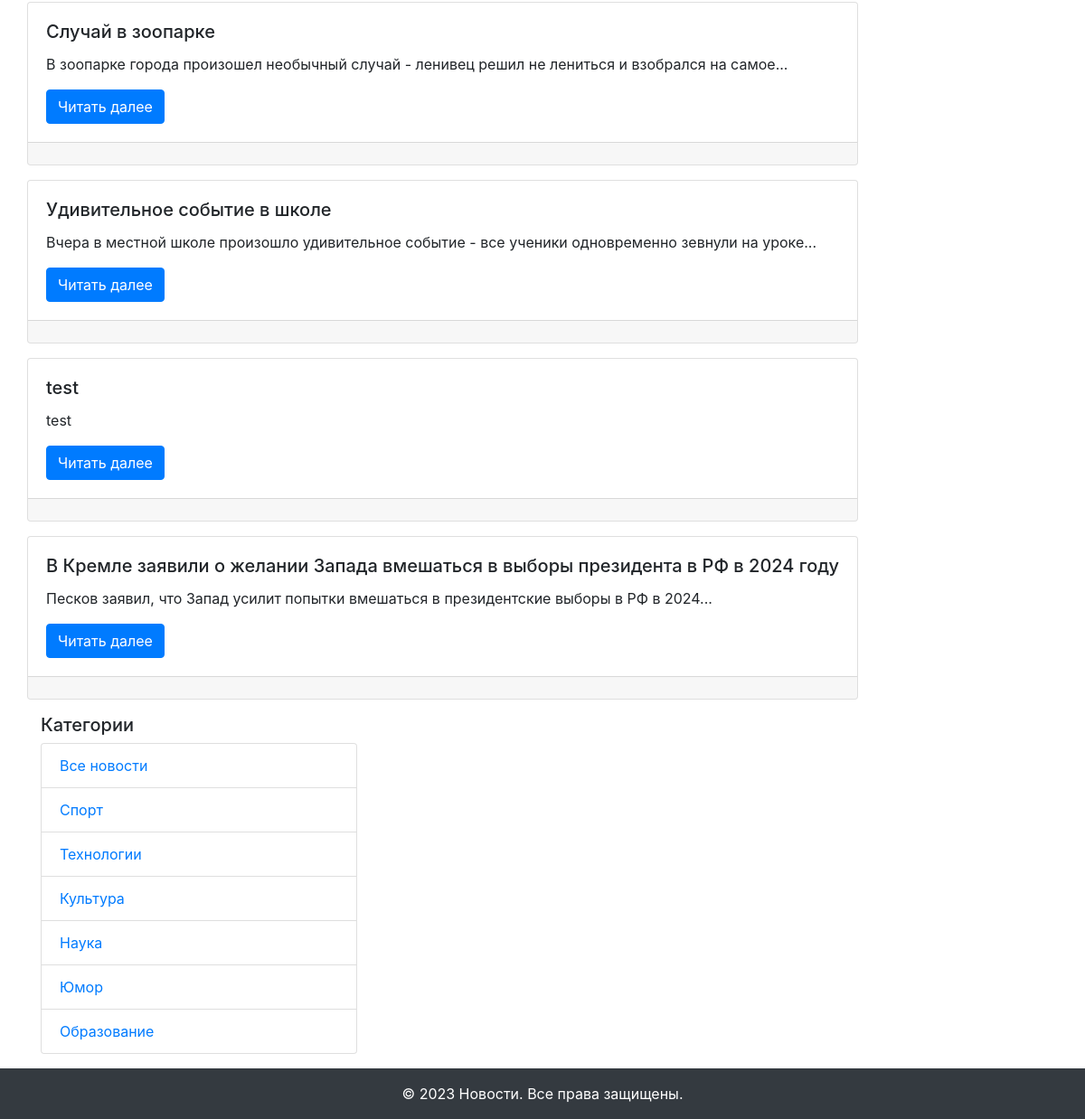
Before: / (lower part) with the older database file.
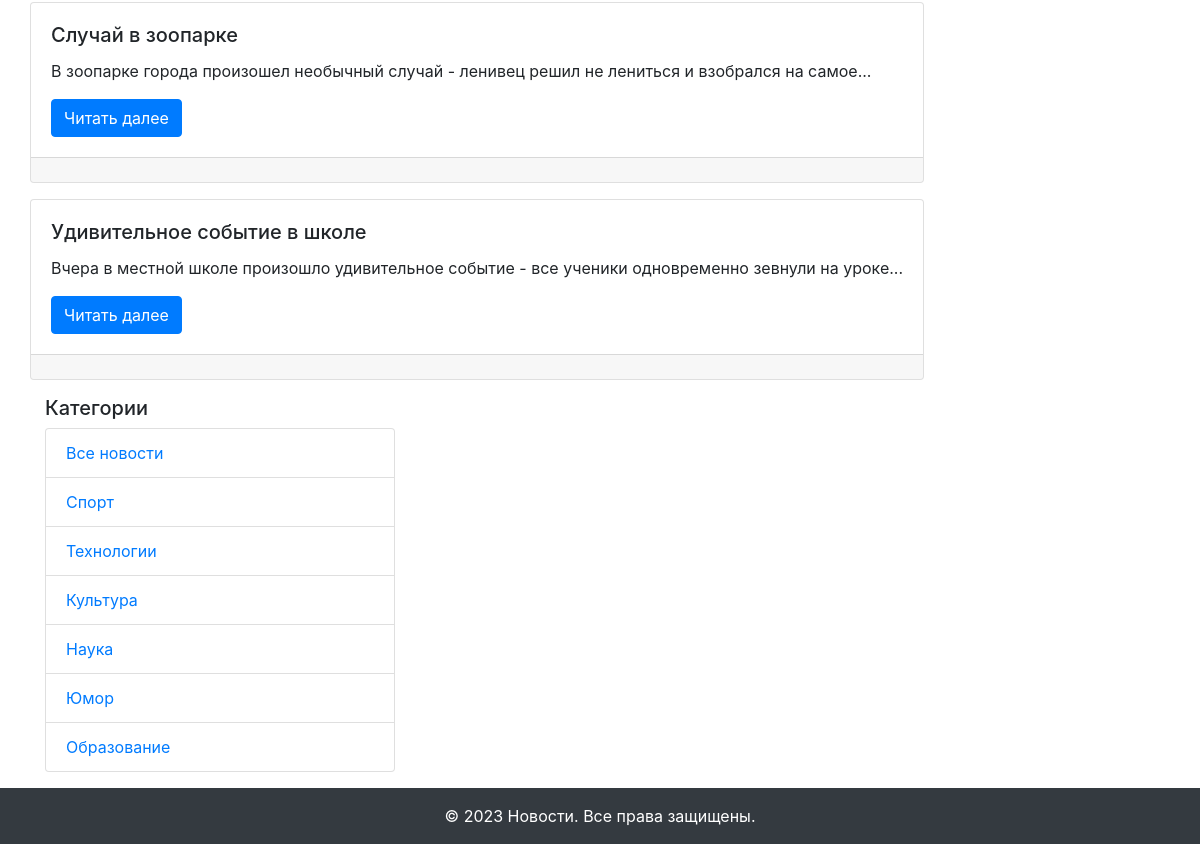
After: the same page with the newer database file.
### app/models.py (models this page shows, shortened)
class News(db.Model):
    id = db.Column(db.Integer, primary_key=True)
    title = db.Column(db.String(255), unique=True, nullable=False)
    text = db.Column(db.Text, nullable=False)
    created_date = db.Column(db.DateTime, default=datetime.utcnow)
    category_id = db.Column(db.Integer, db.ForeignKey("category.id"), nullable=True)
    category = db.relationship("Category", back_populates="news")

class Category(db.Model):
    id = db.Column(db.Integer, primary_key=True)
    title = db.Column(db.String(255), nullable=False)
    news = db.relationship("News", back_populates="category")

### app/views.py (the view)
@app.route("/")
def index():
    news_list = News.query.all()
    categories = Category.query.all()
    return render_template("index.html", news=news_list, categories=categories)

### app/templates/index.html (shortened to what this page needs)
{% extends "base.html" %}
{% block content %}
  {% for one_news in news %}
  <div class="card mb-3">
    <div class="card-body">
      <h5 class="card-title">{{ one_news["title"] }}</h5>
      <p class="card-text">{{ one_news["text"]|truncate(100) }}</p>
      <a href="{{ url_for('news_detail', id=one_news.id) }}" class="btn btn-primary">Читать далее</a>
    </div>
    <div class="card-footer">
      </div>
  </div>
  {% else %}
    <p class="card-text">Новостей пока нет!</p>
  {% endfor %}
{% endblock content %}

### app/templates/side_navigation.html
<div class="col-md-4">
    <h5>Категории</h5>
  <ul class="list-group">
    <li class="list-group-item"><a href="{{ url_for('index') }}">Все новости</a></li>
    {% for category in categories %}
      <li class="list-group-item"><a href="{{ url_for('news_in_category', id=category.id) }}">{{ category.title }}</a></li>
    {% endfor %}
  </ul>
</div>

Changed rows visible on the page:
removed News: title "test", text "test"
removed News: title "В Кремле заявили о желании Запада вмешаться в выборы президента в РФ в 2024 году", text "Песков заявил, что Запад усилит попытки вмешаться в президентские выборы в РФ в 2024..."
